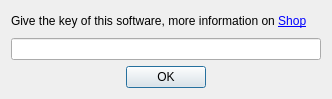
<?xml version="1.0" encoding="UTF-8"?>
<ui version="4.0">
 <class>AskKey</class>
 <widget class="QDialog" name="AskKey">
  <property name="geometry">
   <rect>
    <x>0</x>
    <y>0</y>
    <width>332</width>
    <height>99</height>
   </rect>
  </property>
  <property name="windowTitle">
   <string>Key</string>
  </property>
  <property name="windowIcon">
   <iconset resource="../base/resources/client-resources-multi.qrc">
    <normaloff>:/images/interface/top.png</normaloff>:/images/interface/top.png</iconset>
  </property>
  <layout class="QVBoxLayout" name="verticalLayout">
   <item>
    <widget class="QLabel" name="label">
     <property name="text">
      <string>Give the key of this software, more information on &lt;a href=&quot;https://shop.first-world.info/en/&quot;&gt;Shop&lt;/a&gt;</string>
     </property>
    </widget>
   </item>
   <item>
    <widget class="QLineEdit" name="lineEdit"/>
   </item>
   <item>
    <layout class="QHBoxLayout" name="horizontalLayout">
     <item>
      <spacer name="horizontalSpacer_2">
       <property name="orientation">
        <enum>Qt::Horizontal</enum>
       </property>
       <property name="sizeHint" stdset="0">
        <size>
         <width>40</width>
         <height>20</height>
        </size>
       </property>
      </spacer>
     </item>
     <item>
      <widget class="QPushButton" name="pushButton">
       <property name="text">
        <string>OK</string>
       </property>
      </widget>
     </item>
     <item>
      <spacer name="horizontalSpacer">
       <property name="orientation">
        <enum>Qt::Horizontal</enum>
       </property>
       <property name="sizeHint" stdset="0">
        <size>
         <width>40</width>
         <height>20</height>
        </size>
       </property>
      </spacer>
     </item>
    </layout>
   </item>
  </layout>
 </widget>
 <resources>
  <include location="../base/resources/client-resources-multi.qrc"/>
 </resources>
 <connections/>
</ui>
